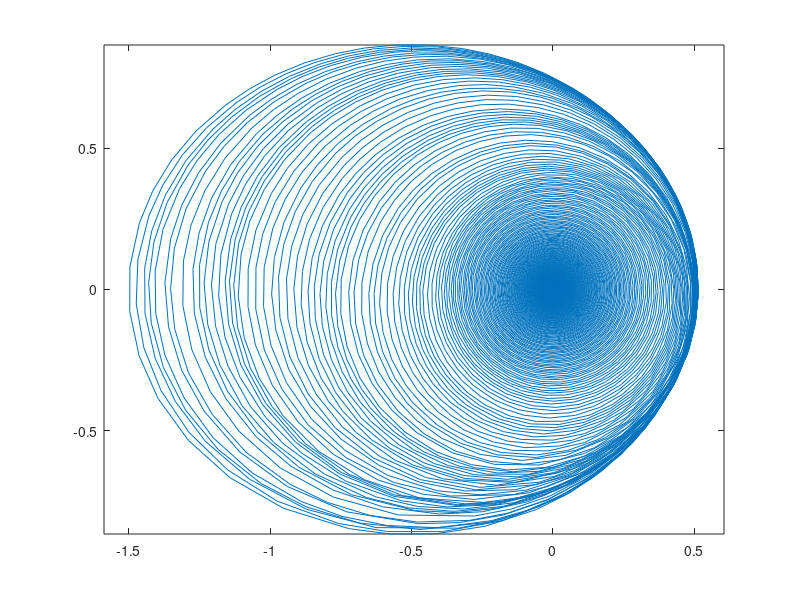

The MATLAB script that drew this image:
clear
tspan=[0 300];
a=0.5;
data =[0; sqrt((1+a)/(1-a)); 1-a; 0];
u = data;
 
f = @(t, data) [(-data(3)/(data(3)^2+data(4)^2)^(3/2)); (-data(4)/(data(3)^2+data(4)^2)^(3/2)); data(1); data(2)];

[t, data]=ode45(f,tspan ,data);

plot(data(:,3),data(:,4))
axis equal